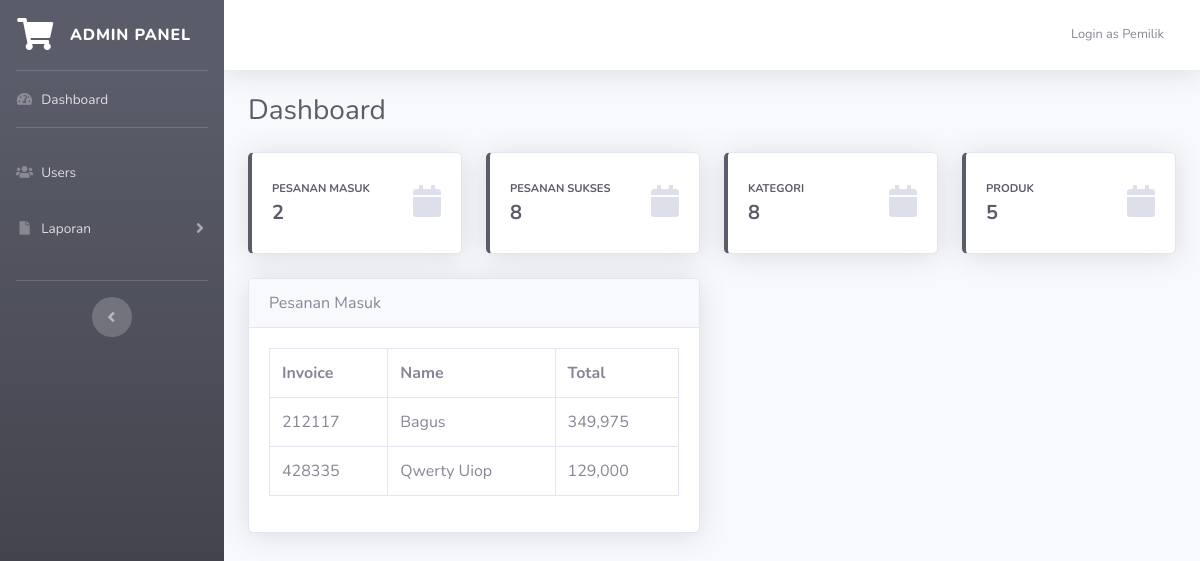
Page /pemilik.php?page=home (signed in) on the committed database.
### tables this page shows
CREATE TABLE `invoice` (
  `id` int(11) NOT NULL,
  `invoice_code` varchar(10) NOT NULL,
  `name` varchar(50) NOT NULL,
  `email` varchar(50) NOT NULL,
  `telp` varchar(20) NOT NULL,
  `region` int(11) NOT NULL,
  `address` text NOT NULL,
  `ongkir` varchar(10) NOT NULL,
  `total_price` int(11) NOT NULL,
  `total_all` int(11) NOT NULL,
  `date_input` datetime NOT NULL,
  `status_payment` int(1) NOT NULL,
  `status_delivery` int(1) NOT NULL,
  `bukti_transfer` varchar(100) NOT NULL,
  `no_resi` varchar(50) NOT NULL,
  `expedisi` varchar(50) NOT NULL,
  `status_refund` int(1) NOT NULL,
  `refund_text` text NOT NULL
);

### pemilik.php (called while the page is built, shortened)
<?php
include "module/templates/index-pemilik.php";

### module/pemilik/dashboard.php (the view)
<div class="container-fluid">
<div class="d-sm-flex align-items-center justify-content-between mb-4">
  <h1 class="h3 mb-0 text-gray-800">Dashboard</h1>
</div>
<div class="row">
  <?php
  $data = mysqli_num_rows(mysqli_query($db,"select * from invoice where status_payment=0"));
  ?>
  <div class="col-xl-3 col-md-6 mb-4">
    <div class="card border-left-dark shadow h-100 py-2">
      <div class="card-body">
        <div class="row no-gutters align-items-center">
          <div class="col mr-2">
            <div class="text-xs font-weight-bold text-dark text-uppercase mb-1">Pesanan Masuk</div>
            <div class="h5 mb-0 font-weight-bold text-gray-800"><?=$data?></div>
          </div>
          <div class="col-auto">
            <i class="fas fa-calendar fa-2x text-gray-300"></i>
          </div>
        </div>
      </div>
    </div>
  </div>
  <?php
  $data = mysqli_num_rows(mysqli_query($db,"select * from invoice where status_payment=1"));
  ?>
  <div class="col-xl-3 col-md-6 mb-4">
    <div class="card border-left-dark shadow h-100 py-2">
      <div class="card-body">
        <div class="row no-gutters align-items-center">
          <div class="col mr-2">
            <div class="text-xs font-weight-bold text-dark text-uppercase mb-1">Pesanan Sukses</div>
            <div class="h5 mb-0 font-weight-bold text-gray-800"><?=$data?></div>
          </div>
          <div class="col-auto">
            <i class="fas fa-calendar fa-2x text-gray-300"></i>
          </div>
        </div>
      </div>
    </div>
  </div>
  <?php
  $data = mysqli_num_rows(mysqli_query($db,"select * from categories"));
  ?>
  <div class="col-xl-3 col-md-6 mb-4">
    <div class="card border-left-dark shadow h-100 py-2">
      <div class="card-body">
        <div class="row no-gutters align-items-center">
          <div class="col mr-2">
            <div class="text-xs font-weight-bold text-dark text-uppercase mb-1">Kategori</div>
            <div class="h5 mb-0 font-weight-bold text-gray-800"><?=$data?></div>
          </div>
          <div class="col-auto">
            <i class="fas fa-calendar fa-2x text-gray-300"></i>
          </div>
        </div>
      </div>
    </div>
  </div>
  <?php
  $data = mysqli_num_rows(mysqli_query($db,"select * from products"));
  ?>
  <div class="col-xl-3 col-md-6 mb-4">
    <div class="card border-left-dark shadow h-100 py-2">
      <div class="card-body">
        <div class="row no-gutters align-items-center">
          <div class="col mr-2">
            <div class="text-xs font-weight-bold text-dark text-uppercase mb-1">Produk</div>
            <div class="h5 mb-0 font-weight-bold text-gray-800"><?=$data?></div>
          </div>
          <div class="col-auto">
            <i class="fas fa-calendar fa-2x text-gray-300"></i>
          </div>
        </div>
      </div>
    </div>
  </div>
</div>
<div class="row">
    <div class="col-md-6 mb-3">
        <div class="card shadow">
            <div class="card-header">
            Pesanan Masuk
            </div>
            <div class="card-body">
                <?php
                $data = mysqli_query($db,"select * from invoice where status_payment=0");
                if(mysqli_num_rows($data) > 0){ ?>
                <div class="table-responsive">
                  <table class="table table-bordered" width="100%">
                      <tr>
                          <th>Invoice</th>
                          <th>Name</th>
                          <th>Total</th>
                      </tr>
                      <?php while($d = mysqli_fetch_array($data)){ ?>
                          <tr>
                              <td><?= $d['invoice_code'] ?></td>
                              <td><?= $d['name'] ?></td>
                              <td><?= number_format($d['total_all'],0,".",",") ?></td>
                          </tr>
                      <?php } ?>
                  </table>
                </div>
                <?php }else{ ?>
                    <div class="alert alert-warning">Belum ada pesanan</div>
                <?php } ?>
            </div>
        </div>
    </div>
</div>
</div>
</div>
</div>

### rows in the picture
invoice: invoice_code "212117", name "Bagus", total_all "349,975"
invoice: invoice_code "428335", name "Qwerty Uiop", total_all "129,000"

### other values in the picture
$_SESSION['name'] "Pemilik"
$data "2"
$data "8"
$data "5"
